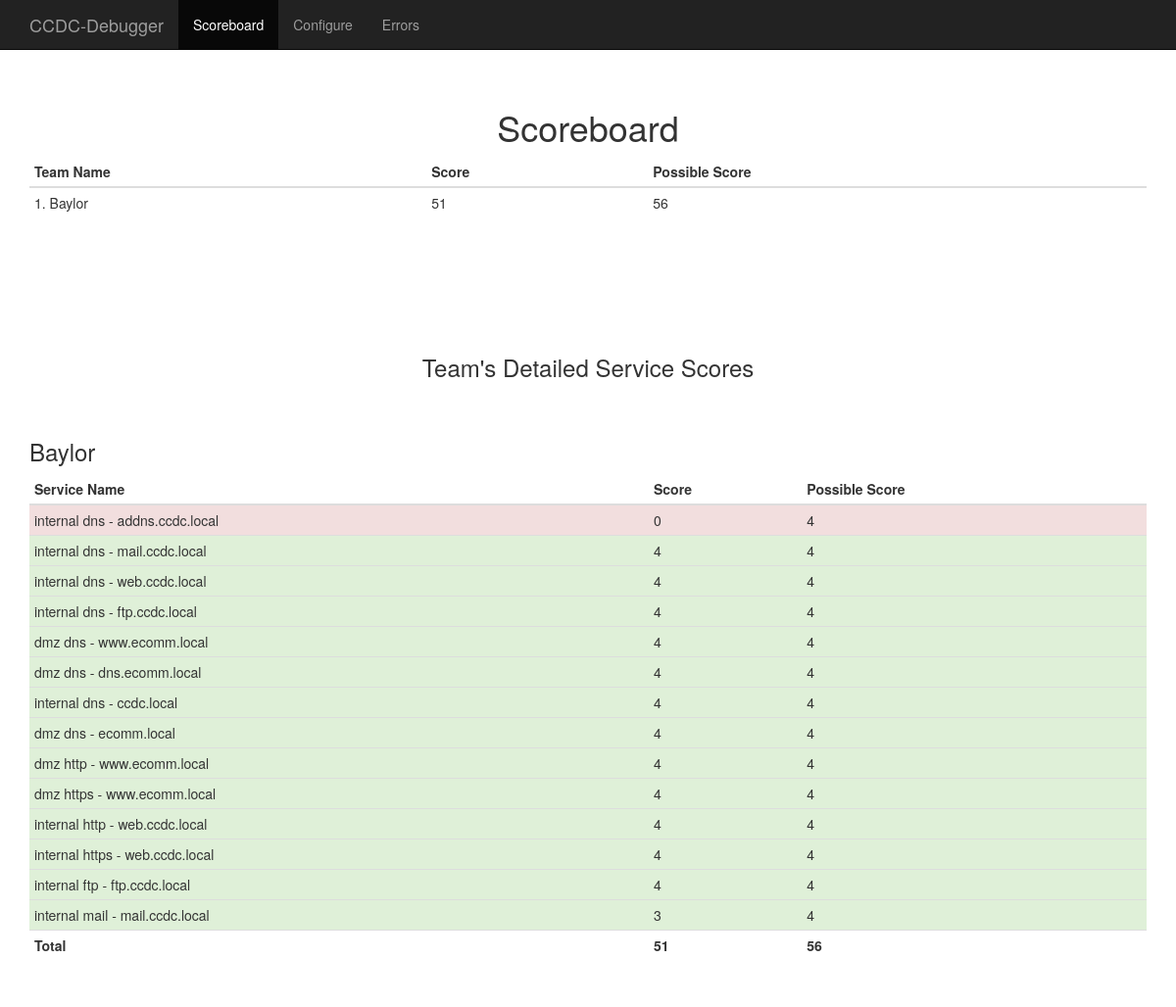
The app's page /scoreboard with its own data.
### tables this page shows
CREATE TABLE team (
    team_id INTEGER PRIMARY KEY ASC,
    team_name TEXT NOT NULL
);

CREATE TABLE service (
    service_id INTEGER PRIMARY KEY ASC,
    service_type_id INTEGER NOT NULL,
    team_id INTEGER NOT NULL,
    service_name TEXT NOT NULL,
    service_connection TEXT NOT NULL,
    service_request TEXT NOT NULL,
    service_expected_result TEXT NOT NULL,
    service_active INTEGER NOT NULL DEFAULT 1,
    FOREIGN KEY (service_type_id) REFERENCES service_type(service_type_id),
    FOREIGN KEY (team_id) REFERENCES team(team_id)
);

### debugger.py (the view)
@app.route('/scoreboard')
def scoreboard():
    return render_template('scoreboard.html')

### debugger.py (called while the page is built)
def database_connect():
    try:
        conn = sqlite3.connect('./data/debugger.db')
        conn.row_factory = sqlite3.Row
        return conn
    except Exception as e:
        print "Error connecting to database. Must run 'flask setup' prior to running. Error message: " + str(e)
        sys.exit()

def execute_db_query(query, args=None):
    conn = database_connect()
    cur = conn.cursor()
    if(args):
        cur.execute(query, args)
    else:
        cur.execute(query)
    conn.commit()
    results = cur.fetchall()
    cur.close()
    conn.close()
    return results

@app.context_processor
def utility_processor():
    return dict(execute_db_query=execute_db_query)

### templates/scoreboard.html (shortened to what this page needs)
<!DOCTYPE html>
<html lang="en">
  <head>
    <link href="{{ url_for('static', filename='css/bootstrap.min.css') }}" rel="stylesheet">
    <link href="{{ url_for('static', filename='css/starter-template.css') }}" rel="stylesheet">
  </head>
  <body>
    <nav class="navbar navbar-inverse navbar-fixed-top">
      <div class="container">
        <div class="navbar-header">
          <a class="navbar-brand" href="scoreboard">CCDC-Debugger</a>
        </div>
        <div id="navbar" class="collapse navbar-collapse">
          <ul class="nav navbar-nav">
            <li class="active"><a href="scoreboard">Scoreboard</a></li>
            <li><a href="configure">Configure</a></li>
            <li><a href="errors">Errors</a></li>
          </ul>
        </div>
      </div>
    </nav>
    <div class="starter-template">
      <h1>Scoreboard</h1>
      <div class="container">
        <table class="table table-condensed">
          <thead>
            <tr>
              <th>Team Name</th>
              <th>Score</th>
              <th>Possible Score</th>
            </tr>
          </thead>
          <tbody>
          {% for team in execute_db_query('select team.team_name, team.team_id, sum(poll_score) as s from team join service on(team.team_id=service.team_id) join poll on(poll.service_id=service.service_id) group by team.team_name, team.team_id order by s DESC') %}
            <tr>
              <td>{{ loop.index }}. {{ team['team_name'] }}</td>
              <td>{{ team['s'] }}</td>
              <td>{{ execute_db_query('select count(poll_score) as c FROM poll join service on(poll.service_id=service.service_id) WHERE service.team_id = ?', [team['team_id']])[0]['c'] }}</td>
            </tr>
          {% endfor %}
          </tbody>
        </table>
        <br><br><br>
        <h3 class="starter-template">Team's Detailed Service Scores</h3>
        {% for team in execute_db_query('select * from team') %}
        <table class="table table-condensed">
          <h3>{{ team['team_name'] }}</h3>
          <thead>
            <tr>
              <th>Service Name</th>
              <th>Score</th>
              <th>Possible Score</th>
            </tr>
          </thead>
          <tbody>
          {% for service in execute_db_query('select * from service where service.team_id = ?', [team['team_id']]) %}
            {% set db_result = execute_db_query('select poll_score from poll where service_id = ? ORDER BY poll_time DESC LIMIT 1', [service['service_id']]) %}
            {% if db_result|length <= 0 %}
              <tr>
            {% elif db_result[0]['poll_score'] == 0 %}
              <tr class='danger'>
            {% else %}
              <tr class='success'>
            {% endif %}
              <td>{{ service['service_name'] }}</td>
              <td>{{ execute_db_query('select sum(poll_score) as s FROM poll WHERE poll.service_id = ?', [service['service_id']])[0]['s'] }}</td>
              <td>{{ execute_db_query('select count(poll_score) as c FROM poll WHERE poll.service_id= ?', [service['service_id']])[0]['c'] }}</td>
            </tr>
          {% endfor %}
            <tr>
              <td><b>Total</b></td>
              <td><b>{{ execute_db_query('select sum(poll_score) as s FROM poll join service on(poll.service_id = service.service_id) WHERE service.team_id = ?', [team['team_id']])[0]['s'] }}</b></td>
              <td><b>{{ execute_db_query('select count(poll_score) as c FROM poll join service on(poll.service_id = service.service_id) WHERE service.team_id = ?', [team['team_id']])[0]['c'] }}</b></td>
            </tr>
          </tbody>
        </table>
        {% endfor %}
      </div>
  </body>
</html>

### static/css/starter-template.css (style rules this page uses)
body { padding-top: 50px; }
td { white-space:pre }
.starter-template { padding: 40px 15px; text-align: center; }
.container { text-align: left; }

### records on screen
team: team_name "Baylor", s "51", execute_db_query "56", execute_db_query "51"
service: service_name "internal dns - addns.ccdc.local", execute_db_query "0", execute_db_query "4"
service: service_name "internal dns - mail.ccdc.local", execute_db_query "4"
service: service_name "internal dns - web.ccdc.local", execute_db_query "4"
service: service_name "internal dns - ftp.ccdc.local", service_id "4"
service: service_name "dmz dns - www.ecomm.local", execute_db_query "4"
service: service_name "dmz dns - dns.ecomm.local", execute_db_query "4"
service: service_name "internal dns - ccdc.local", execute_db_query "4"
service: service_name "dmz dns - ecomm.local", execute_db_query "4"
service: service_name "dmz http - www.ecomm.local", execute_db_query "4"
service: service_name "dmz https - www.ecomm.local", execute_db_query "4"
service: service_name "internal http - web.ccdc.local", execute_db_query "4"
service: service_name "internal https - web.ccdc.local", execute_db_query "4"
service: service_name "internal ftp - ftp.ccdc.local", service_type "4"
service: service_name "internal mail - mail.ccdc.local", execute_db_query "3", execute_db_query "4"
